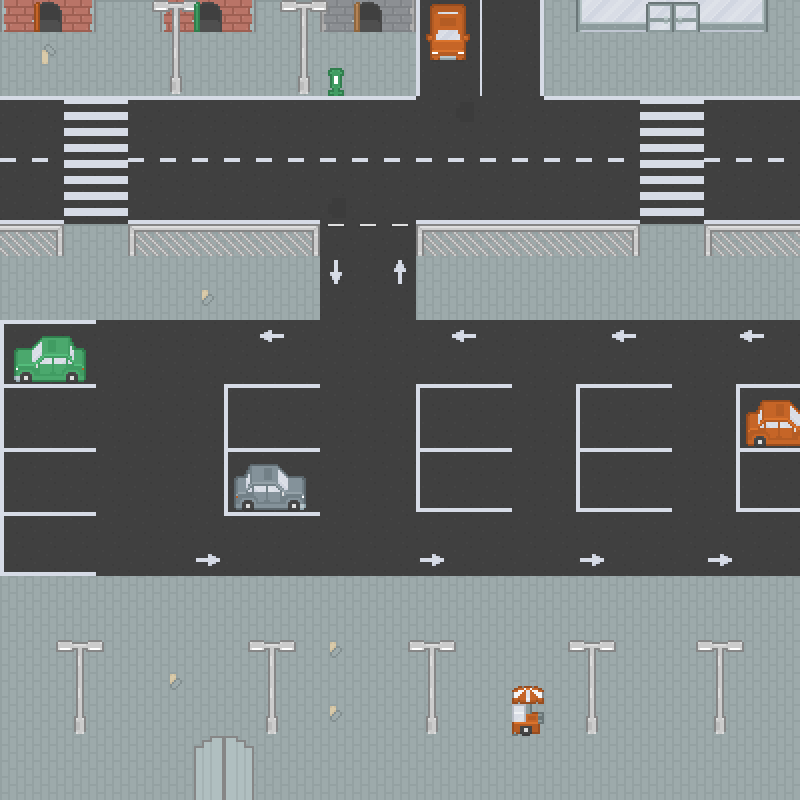

Tiled map render using the project's own tile images. Description and the map definition, with tile-layer contents summarised, below:
An orthogonal 25x25 tile map with 32x32 px tiles, 3 tile layers (mainTerrain, Objets, interet).

<map version="1.0" orientation="orthogonal" renderorder="right-down" width="25" height="25" tilewidth="32" tileheight="32" nextobjectid="1">
 <properties>
  <property name="arrivee" value="6,24" />
  <property name="d1" value="1,0" />
  <property name="d2" value="6,0" />
  <property name="d3" value="11,0" />
  <property name="m" value="25" />
  <property name="n" value="25" />
  <property name="nb_depart" value="3" />
  <property name="px" value="32" />
 </properties>
 <tileset firstgid="1" name="tilemap2" tilewidth="32" tileheight="32" spacing="2" margin="2" tilecount="1036">
  <image source="tilemap2.png" trans="ff00ff" width="1260" height="954" />
  <tile id="917">
   <properties>
    <property name="arrivee" value="6,24" />
    <property name="d1" value="1,0" />
    <property name="d2" value="6,0" />
    <property name="d3" value="11,0" />
    <property name="nb_depart" value="3" />
   </properties>
  </tile>
 </tileset>
 <layer name="mainTerrain" width="25" height="25">
  <properties>
   <property name="arrivee" value="6,24" />
   <property name="d1" value="1,0" />
   <property name="d2" value="6,0" />
   <property name="d3" value="11,0" />
   <property name="m" value="25" />
   <property name="n" value="25" />
   <property name="nb_depart" value="3" />
   <property name="px" value="32" />
  </properties>
  <data>[625 cells, 625 non-empty, 27 distinct tile ids]</data>
 </layer>
 <layer name="Objets" width="25" height="25">
  <data>[625 cells, 82 non-empty, 35 distinct tile ids]</data>
 </layer>
 <layer name="interet" width="25" height="25">
  <data>[625 cells, 9 non-empty, 9 distinct tile ids]</data>
 </layer>
</map>